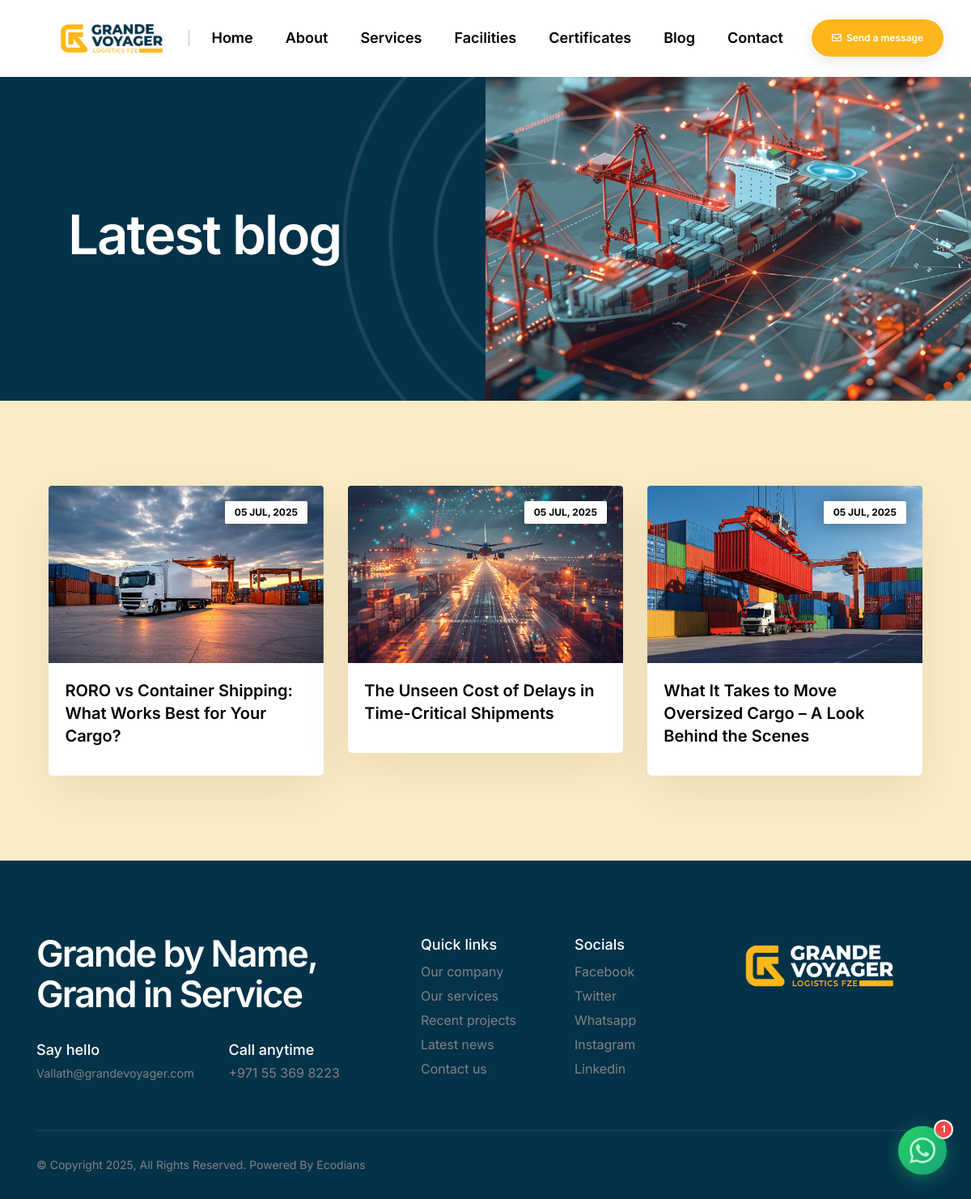
The app's page /blogs/ with its own data.
### myapp/models.py (models this page shows, shortened)
class Blog(models.Model):
    blog_title = models.CharField(max_length=200)
    slug = models.SlugField(max_length=200, unique=True, blank=True, null=True)
    blog_content = CKEditor5Field("Content", config_name='extends', blank=True, null=True)
    blog_image = models.ImageField(upload_to='blogs/')
    posted_on = models.DateTimeField(auto_now_add=True)
    meta_title = models.CharField(max_length=255, help_text="Meta title for SEO", blank=True, null=True)
    meta_description = models.TextField(help_text="Meta description for SEO", blank=True, null=True)
    meta_keywords = models.TextField(help_text="Comma-separated keywords for SEO", blank=True, null=True)
    class Meta:
        verbose_name = 'Blog'
        verbose_name_plural = 'Blogs'
        ordering = ['-posted_on']

### myapp/views.py (the view)
# urls.py: path('blogs/', views.blog, name='blog'),
def blog(request):
    blogs = Blog.objects.all()
    services_nav = Services.objects.all().order_by('priority')
    context = {
        "blogs": blogs,
        "services_nav": services_nav,
    }
    return render(request, "blog.html", context)

### templates/blog.html (shortened to what this page needs)
<!DOCTYPE html>
<html lang="en">
<head>
    {% load static %}
    <link rel="stylesheet" href="{% static 'css/vendors.min.css' %}"/>
    <link rel="stylesheet" href="{% static 'css/icon.min.css' %}"/>
    <link rel="stylesheet" href="{% static 'css/style.css' %}"/>
    <link rel="stylesheet" href="{% static 'css/responsive.css' %}"/>
    <link rel="stylesheet" href="{% static 'demos/green-energy/green-energy.css' %}"/>
</head>
<body data-mobile-nav-style="classic">
    {% include 'components/navbar.html' %}
    <section class="top-space-margin overflow-hidden p-0 bg-very-light-gray page-title-big-typography">
        <div class="container-fluid p-0">
            <div class="row justify-content-center small-screen sm-h-400px g-0">
                <div class="col-md-6 d-flex justify-content-center flex-column ps-7 pe-15px sm-ps-15px cover-background banner-background text-white text-md-start text-center page-title-large" data-anime='{ "el": "childs", "translateY": [30, 0], "opacity": [0,1], "duration": 600, "delay": 0, "staggervalue": 200, "easing": "easeOutQuad" }'>
                    <h1 class="fw-600 mb-10px ls-minus-2px">Latest blog</h1>
                </div>
                <div class="col-md-6">
                    <div class="h-100 position-relative cover-background sm-pt-50px blog-banner" data-anime='{ "el": "childs", "translateY": [30, 0], "opacity": [0,1], "duration": 600, "delay": 0, "staggervalue": 200, "easing": "easeOutQuad" }'>
                    </div>
                </div>
            </div>
        </div>
    </section>
    <section class="bg-very-light-green">
        <div class="container">
            <div class="row">
                <div class="col-12">
                    <ul class="blog-grid blog-wrapper grid-loading grid grid-3col xl-grid-3col lg-grid-3col md-grid-2col sm-grid-2col xs-grid-1col gutter-extra-large"
                        data-anime='{ "el": "childs", "translateY": [50, 0], "opacity": [0,1], "duration": 1200, "delay": 0, "staggervalue": 150, "easing": "easeOutQuad" }'>
                        {% for blog in blogs %}
                        <li class="grid-item">
                            <div class="card border-0 border-radius-5px box-shadow-quadruple-large box-shadow-quadruple-large-hover">
                                <div class="blog-image">
                                    <a href="/blogs/{{ blog.slug }}/" class="d-block">
                                        <img src="{{ blog.blog_image.url }}" alt="blog" />
                                    </a>
                                    <div class="blog-categories">
                                        <a href="/blogs/{{ blog.slug }}/" class="categories-btn bg-white text-dark-gray text-dark-gray-hover text-uppercase fw-700">{{ blog.posted_on|date:"d M, Y" }}</a>
                                    </div>
                                </div>
                                <div class="card-body p-6 lg-p-10">
                                    <a href="/blogs/{{ blog.slug }}/" class="card-title mb-15px fw-600 fs-20 text-dark-gray d-inline-block">{{ blog.blog_title }}</a>
                                </div>
                            </div>
                        </li>
                        {% endfor %}
                    </ul>
                </div>
            </div>
        </div>
    </section>
    {% include 'components/footer.html' %}
</body>
</html>

### templates/components/navbar.html (shortened to what this page needs)
{% load static %}
<header>
    <nav class="navbar navbar-expand-lg header-light bg-white header-reverse" data-header-hover="light">
        <div class="container-fluid">
            <div class="col-auto">
                <a class="navbar-brand" href="{% url 'home' %}">
                    <img src="{% static 'images/logo/main-logo-dark.png' %}" data-at2x="{% static 'images/logo/main-logo-dark.png' %}" alt="logo" class="default-logo">
                </a>
            </div>
            <div class="col-auto menu-order left-nav">
                <div class="collapse navbar-collapse justify-content-center" id="navbarNav">
                    <ul class="navbar-nav">
                        <li class="nav-item"><a href="{% url 'home' %}" class="nav-link">Home</a></li>
                        <li class="nav-item"><a href="{%  url 'about' %}" class="nav-link">About</a></li>
                        <li class="nav-item dropdown dropdown-with-icon-style02"><a href="{% url 'services' %}" class="nav-link">Services</a>
                        </li>
                        <li class="nav-item"><a href="{% url 'facilities' %}" class="nav-link">Facilities</a></li>
                        <li class="nav-item"><a href="{% url 'certificates' %}" class="nav-link">Certificates</a></li>
                        <li class="nav-item"><a href="{% url 'blog' %}" class="nav-link">Blog</a></li>
                        <li class="nav-item"><a href="{% url 'contact' %}" class="nav-link">Contact</a></li>
                    </ul>
                </div>
            </div>
            <div class="col-auto ms-auto ps-lg-0 d-none d-sm-flex">
                <div class="header-icon">
                    <div class="header-button">
                        <a href="mailto:info@domain.com" class="btn border-1 btn-base-color btn-small btn-rounded btn-box-shadow left-icon btn-switch-text">
                            <span>
                                <span><i class="fa-regular fa-envelope"></i></span>
                                <span class="btn-double-text" data-text="Send a message">Send a message</span>
                            </span>
                        </a>
                    </div>
                </div>
            </div>
        </div>
    </nav>
</header>

### templates/components/footer.html (shortened to what this page needs)
{% load static %}
{% include 'components/whatsapp.html' %}
<footer class="bg-dark-gray pb-30px">
    <div class="container">
        <div class="row mb-5 xs-mb-30px">
            <div class="col-xl-5 col-md-7 sm-mb-30px order-2 order-xl-1">
                <h3 class="text-white fw-600 mb-30px ls-minus-2px">Grande by Name, Grand in Service</h3>
                <div class="row">
                    <div class="col-xxl-5 col-sm-6 sm-mb-20px">
                        <span class="fs-18 fw-500 text-white d-block">Say hello</span>
                        <a href="mailto:Vallath@grandevoyager.com" style="font-size: 0.9rem">Vallath@grandevoyager.com</a>
                    </div>
                    <div class="col-xxl-5 col-sm-6">
                        <span class="fs-18 fw-500 text-white d-block">Call anytime</span>
                        <a href="tel:+971553698223">+971 55 369 8223</a>
                    </div>
                </div>
            </div>
            <div class="col-lg-2 col-md-3 col-6 order-3 order-md-2">
                <span class="fs-18 fw-500 d-block text-white mb-5px">Quick links</span>
                <ul>
                    <li><a href="">Our company</a></li>
                    <li><a href="">Our services</a></li>
                    <li><a href="">Recent projects</a></li>
                    <li><a href="">Latest news</a></li>
                    <li><a href="">Contact us</a></li>
                </ul>
            </div>
            <div class="col-md-2 col-6 order-3 order-md-3">
                <span class="fs-18 fw-500 d-block text-white mb-5px">Socials</span>
                <ul>
                    <li><a href="https://www.facebook.com/" target="_blank">Facebook</a></li>
                    <li><a href="http://www.twitter.com" target="_blank">Twitter</a></li>
                    <li><a href="http://www.whatsapp.com" target="_blank">Whatsapp</a></li>
                    <li><a href="http://www.instagram.com" target="_blank">Instagram</a></li>
                    <li><a href="http://www.linkedin.com" target="_blank">Linkedin</a></li>
                </ul>
            </div>
            <div class="col-xl-3 order-1 order-xl-4 lg-mb-30px">
                <a href="{% url 'home' %}" class="footer-logo"><img src="{% static 'images/logo/main-logo-white.png' %}" data-at2x="{% static 'images/logo/main-logo-white.png' %}" alt="footer-logo"></a>
            </div>
        </div>
        <div class="row g-0 border-top border-color-transparent-white-light"></div>
        <div class="row align-items-center footer-bottom pt-30px">
            <div class="col-md-7 last-paragraph-no-margin">
                <p class="fs-14 lh-24 w-90 sm-w-100">© Copyright 2025, All Rights Reserved. Powered By <a href="https://www.ecodians.com/" target="_blank">Ecodians</a></p>
            </div>
        </div>
    </div>
</footer>

### templates/components/whatsapp.html (shortened to what this page needs)
<div id="whatsapp-popup" class="whatsapp-popup-container">
    <a href="https://wa.me/+971553698223?text=Hello! I'm interested in Grande Voyager Logistics services"
       target="_blank"
       class="whatsapp-btn">
    </a>
    <div class="whatsapp-notification">1</div>
    <div class="whatsapp-ripple"></div>
</div>

### templates/components/messages.html (shortened to what this page needs)
{% load static %}

### myapp/static/demos/green-energy/green-energy.css (style rules this page uses)
:root { --alt-font: "Inter", sans-serif; --primary-font: "Inter", sans-serif; --base-color: #fdb71a; --green: #fdb71a; --dark-gray: #020202; --medium-gray: #828282; --very-light-gray: #f7f7f7; }
body { font-size: 16px; line-height: 28px; }
header .navbar-brand img { max-height: 55px; }
.navbar .navbar-nav .nav-link { font-weight: 600; font-size: 18px; }
.btn { font-weight: 600; text-transform: none; letter-spacing: 0px; }
.h1, .h2, .h3, .h4, .h5, .h6, h1, h2, h3, h4, h5, h6 { margin-bottom: 25px; }
.bg-very-light-green { background-color: #f2ab0a3b; }
.page-title-large h1 { font-size: 4.2rem; line-height: 4rem; }
footer .footer-logo img { max-height: 100%; width: 85%; }
footer ul li { margin-bottom: 2px; }

### templates/components/whatsapp.html (style rules this page uses)
.whatsapp-popup-container { position: fixed; bottom: 30px; right: 30px; z-index: 1000; animation: slideInUp 0.5s ease-out; }
.whatsapp-btn { display: flex; align-items: center; justify-content: center; width: 60px; height: 60px; background: linear-gradient(135deg, #25d366, #128c7e); color: white; border-radius: 50%; text-decoration: none; box-shadow: 0 4px 20px rgba(37, 211, 102, 0.4); transition: all 0.3s ease; animation: bounce 2s infinite; position: relative; overflow: hidden; }
.whatsapp-icon { width: 32px; height: 32px; transition: transform 0.3s ease; }
.whatsapp-notification { position: absolute; top: -8px; right: -8px; background: #ff4444; color: white; border-radius: 50%; width: 24px; height: 24px; display: flex; align-items: center; justify-content: center; font-size: 12px; font-weight: bold; animation: pulse 1.5s infinite, notificationBounce 0.5s infinite alternate; border: 2px solid white; }
.whatsapp-ripple { position: absolute; top: 0; left: 0; width: 100%; height: 100%; border-radius: 50%; background: rgba(37, 211, 102, 0.3); animation: ping 1.5s cubic-bezier(0, 0, 0.2, 1) infinite; pointer-events: none; }

### records on screen
Blog: blog_image (picture), posted_on "05 JUL, 2025", blog_title "RORO vs Container Shipping: What Works Best for Your Cargo?"
Blog: blog_image (picture), posted_on "05 JUL, 2025", blog_title "The Unseen Cost of Delays in Time-Critical Shipments"
Blog: blog_image (picture), posted_on "05 JUL, 2025", blog_title "What It Takes to Move Oversized Cargo – A Look Behind the Scenes"
